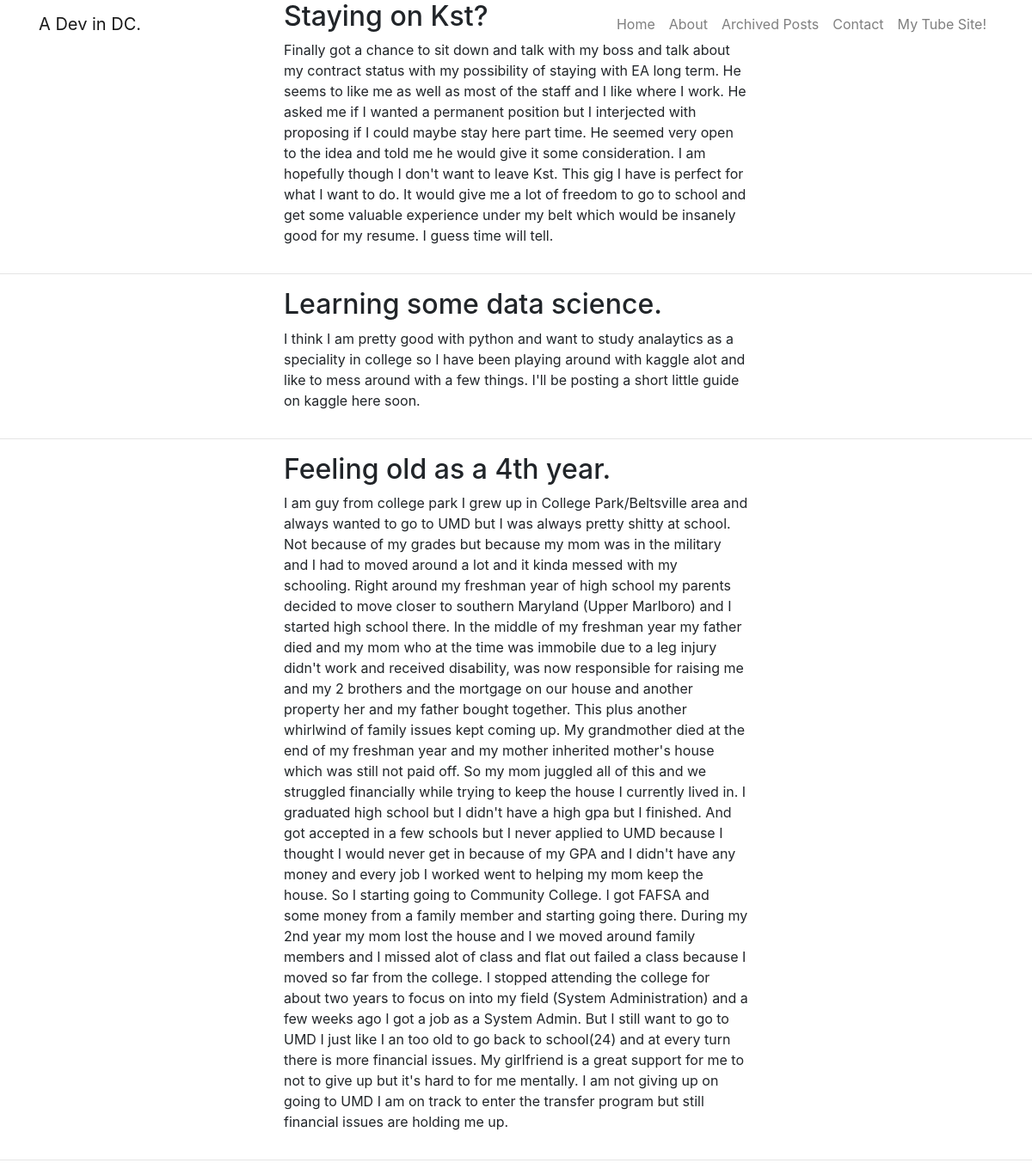
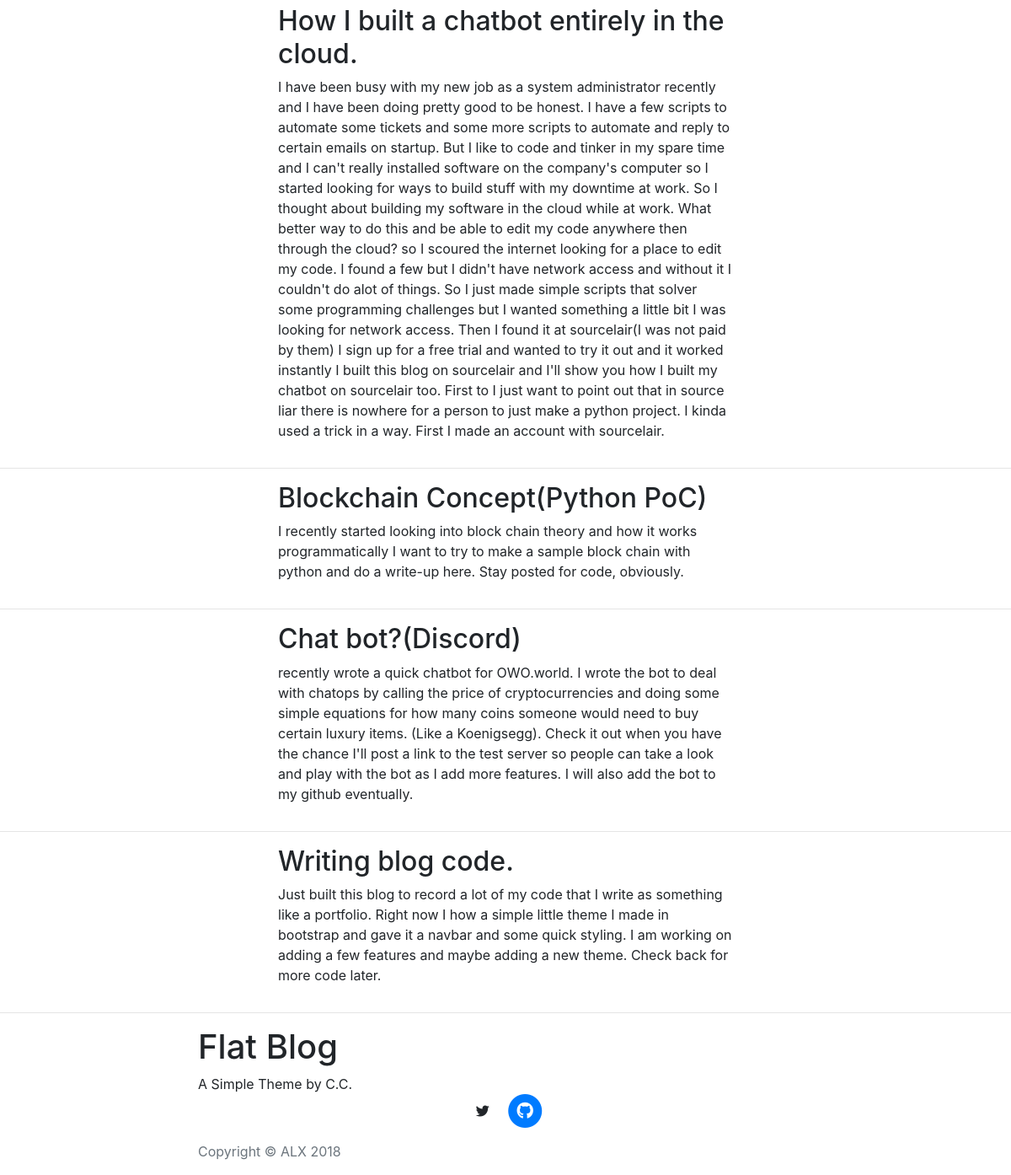
Screenshot of /blog/ with the database file from the repository (2 pictures, top to bottom).
### blog/models.py (models this page shows, shortened)
class Post(models.Model):
    title = models.CharField(max_length=250)
    body = models.TextField()
    date_pub = models.DateTimeField(default=timezone.now)

### blog/views.py (the view)
# urls.py: path('', views.index, name='index'),
def index(request):
    posts = Post.objects.order_by('-date_pub')
    show_posts = {'posts' : posts}
    return render(request, 'blog/index.html', show_posts)

### blog/templates/blog/index.html (shortened to what this page needs)
<!DOCTYPE html>
<html lang="en">
  <head>
    <link rel="stylesheet" href="https://maxcdn.bootstrapcdn.com/bootstrap/4.0.0-beta.3/css/bootstrap.min.css">
    <link href="https://gist.githubusercontent.com/tim-peterson/3772020/raw/e5173e1584a2955d099a581f20794a1ad8d08178/font-awesome.min.css" rel="stylesheet" type="text/css">
  </head>
  <body>
    <nav class="navbar navbar-expand-lg navbar-light fixed-top" id="mainNav">
      <div class="container">
        <a class="navbar-brand" href={% url 'index' %}>A Dev in DC.</a>
        <div class="collapse navbar-collapse" id="navbarResponsive">
          <ul class="navbar-nav ml-auto">
            <li class="nav-item">
              <a class="nav-link" href={% url 'index' %}>Home</a>
            </li>
            <li class="nav-item">
              <a class="nav-link" href="about.html">About</a>
            </li>
            <li class="nav-item">
              <a class="nav-link" href="post.html">Archived Posts</a>
            </li>
            <li class="nav-item">
              <a class="nav-link" href="contact.html">Contact</a>
            </li>
            <li class="nav-item">
            	<a class="nav-link" href={% url 'tube' %}>My Tube Site!</a>
            </li>
          </ul>
        </div>
      </div>
    </nav>
      {% for p in posts %}
      <div class="container">
      <div class="row">
        <div class="col-lg-6 col-md-10 mx-auto">
          <div class="post-preview">
              <h2 class="post-title">{{p.title}}</h2>
              <p class="post-subtitle">{{p.body}}</p>
         </div>
        </div>
       </div>
      </div>
          <hr>
           {% endfor %}
    <header class="masthead" style="background-image: url('img/home-bg.jpg')">
      <div class="container">
        <div class="row">
          <div class="col-lg-8 col-md-10 mx-auto">
            <div class="site-heading">
              <h1>Flat Blog</h1>
              <span class="subheading">A Simple Theme by C.C.</span>
            </div>
          </div>
        </div>
      </div>
    </header>
    <footer>
      <div class="container">
        <div class="row">
          <div class="col-lg-8 col-md-10 mx-auto">
            <ul class="list-inline text-center">
                <a class="btn btn-social-icon btn-twitter">
    				<span class="fa fa-twitter"></span>
  				</a>
              <li class="list-inline-item">
                <a href="#">
                  <span class="fa-stack fa-lg">
                    <i class="fa fa-circle fa-stack-2x"></i>
                    <i class="fa fa-github fa-stack-1x fa-inverse"></i>
                  </span>
                </a>
              </li>
            </ul>
            <p class="copyright text-muted">Copyright &copy; ALX 2018</p>
          </div>
        </div>
      </div>
    </footer>
  </body>
</html>

### rows the page displays
Post: title "Staying on Kst?", body "Finally got a chance to sit down and talk with my boss and talk about my contract status with my possibility of staying with EA long term. He seems to like me as well as most of the staff and I like where I work. He asked me if I wanted a permanent position but I interjected with proposing if I could maybe stay here part time. He seemed very open to the idea and told me he would give it some consideration. I am hopefully though I don't want to leave Kst. This gig I have is perfect for what I want to do. It would give me a lot of freedom to go to school and get some valuable experience under my belt which would be insanely good for my resume. I guess time will tell."
Post: title "Learning some data science.", body "I think I am pretty good with python and want to study analaytics as a speciality in college so I have been playing around with kaggle alot and like to mess around with a few things. I'll be posting a short little guide on kaggle here soon."
Post: title "Feeling old as a 4th year.", body "I am guy from college park I grew up in College Park/Beltsville area and always wanted to go to UMD but I was always pretty shitty at school. Not because of my grades but because my mom was in the military and I had to moved around a lot and it kinda messed with my schooling. Right around my freshman year of high school my parents decided to move closer to southern Maryland (Upper Marlboro) and I started high school there. In the middle of my freshman year my father died and my mom who at the time was immobile due to a leg injury didn't work and received disability, was now responsible for raising me and my 2 brothers and the mortgage on our house and another property her and my father…"
Post: title "How I built a chatbot entirely in the cloud.", body "I have been busy with my new job as a system administrator recently and I have been doing pretty good to be honest. I have a few scripts to automate some tickets and some more scripts to automate and reply to certain emails on startup. But I like to code and tinker in my spare time and I can't really installed software on the company's computer so I started looking for ways to build stuff with my downtime at work. So I thought about building my software in the cloud while at work. What better way to do this and be able to edit my code anywhere then through the cloud? so I scoured the internet looking for a place to edit my code. I found a few but I didn't have network access and without it…"
Post: title "Blockchain Concept(Python PoC)", body "I recently started looking into block chain theory and how it works programmatically I want to try to make a sample block chain with python and do a write-up here. Stay posted for code, obviously."
Post: title "Chat bot?(Discord)", body "recently wrote a quick chatbot for OWO.world. I wrote the bot to deal with chatops by calling the price of cryptocurrencies and doing some simple equations for how many coins someone would need to buy certain luxury items. (Like a Koenigsegg). Check it out when you have the chance I'll post a link to the test server so people can take a look and play with the bot as I add more features. I will also add the bot to my github eventually."
Post: title "Writing blog code.", body "Just built this blog to record a lot of my code that I write as something like a portfolio. Right now I how a simple little theme I made in bootstrap and gave it a navbar and some quick styling. I am working on adding a few features and maybe adding a new theme. Check back for more code later."
